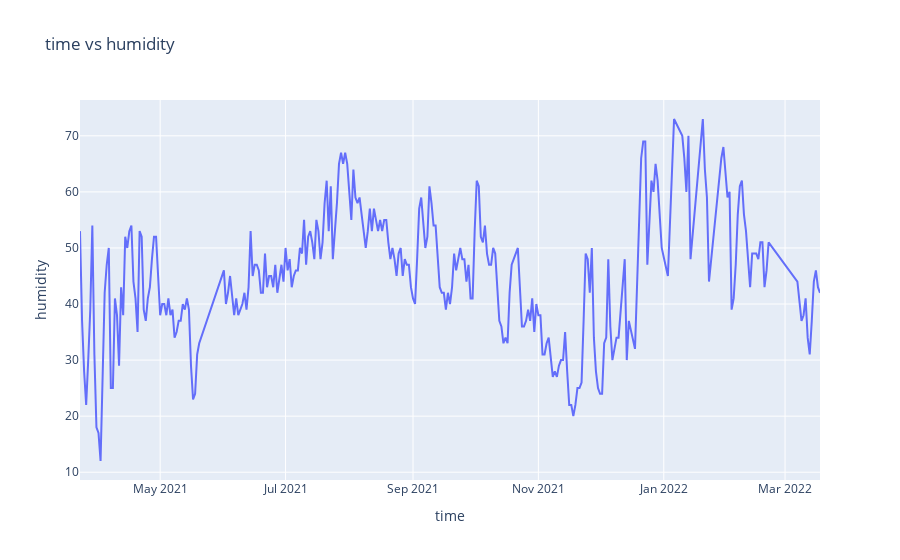

Notebook code cell kept with this figure:
### Code cell
import plotly.express as px


fig = px.line(daily_mode_df, x='day', y='humidity', title='time vs humidity',
                 labels={'day': 'time', 'humidity': 'humidity'})

fig.show()

### Figure 1 — Plotly figure (JSON) as saved in the notebook; plotly's stock layout.template omitted (floating-point values rounded to 4 significant figures; data arrays with more than 128 entries replaced by an {"elided": "..."} marker saying what was removed)
{"data": [{"hovertemplate": "time=%{x}<br>humidity=%{y}<extra></extra>", "legendgroup": "", "line": {"color": "#636efa", "dash": "solid"}, "marker": {"symbol": "circle"}, "mode": "lines", "name": "", "orientation": "v", "showlegend": false, "type": "scatter", "x": {"elided": "315 str values"}, "xaxis": "x", "y": {"elided": "315 int values"}, "yaxis": "y"}], "layout": {"legend": {"tracegroupgap": 0}, "title": {"text": "time vs humidity"}, "xaxis": {"anchor": "y", "domain": [0, 1], "title": {"text": "time"}}, "yaxis": {"anchor": "x", "domain": [0, 1], "title": {"text": "humidity"}}}}
